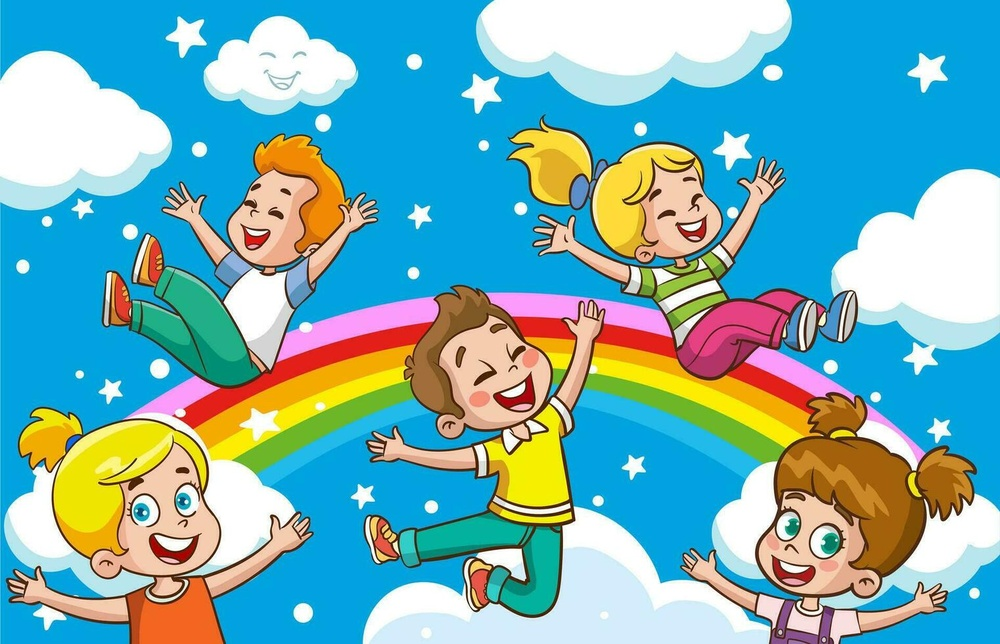
#> input picture Lession-2/children.jpg, 1000 x 644 px, shrunk from 1522 x 980 before the run, found by its file name
$ jupyter execute grayscale,threshold,blur,edge.ipynb
#> lines starting #> are read from the running program, lines starting #| are printed output that depends on the picture; after the words box and inside, x2 and y2 are one past the last pixel; in counts of white or black regions, pixels touching at a corner belong together
[cell 1]
import cv2
import matplotlib.pyplot as plt

[cell 2]
img=cv2.imread("/content/drive/MyDrive/Colab Notebooks/children.jpg")  #Load Image
#> img is the input picture: shape (644, 1000, 3); mean B, G, R 182.2, 175.5, 116.3

[cell 3]
img_rgb=cv2.cvtColor(img,cv2.COLOR_BGR2RGB)   # convert CV(BGR) to matplotlib(RGB)

[cell 4]
plt.imshow(img)  # show CV image

[cell 5]
plt.imshow(img_rgb)   # show matplotlib image
plt.axis("off")
plt.show()

[cell 6]
gray = cv2.cvtColor(img,cv2.COLOR_BGR2GRAY)  #convert in gray scale
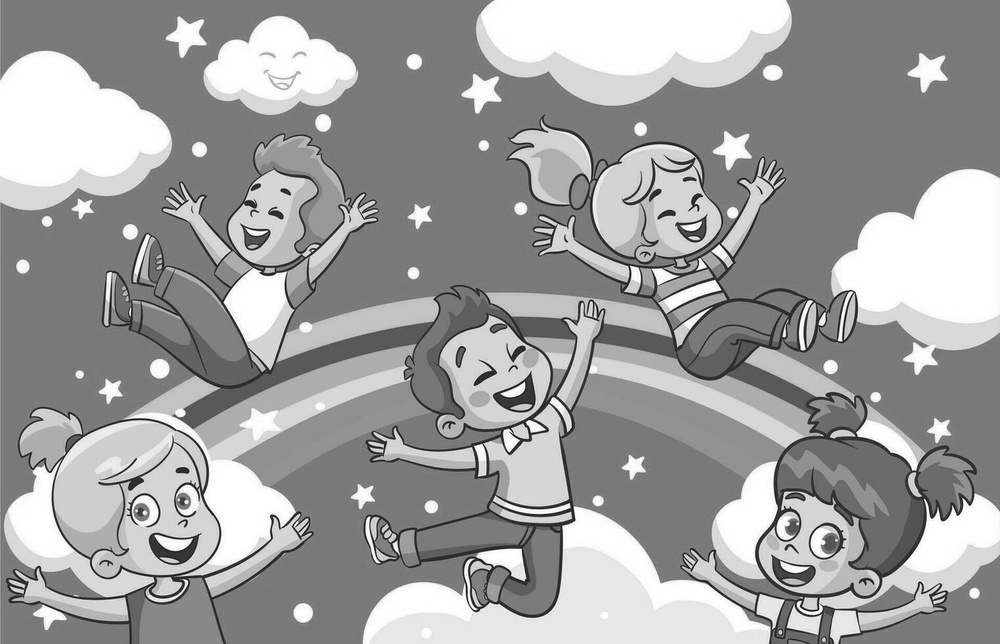
#> gray: shape (644, 1000); min 12, max 255, mean 158.6

[cell 7]
# simple Thresholding
_,thresh = cv2.threshold(gray,127,255,cv2.THRESH_BINARY)  #convert in binary
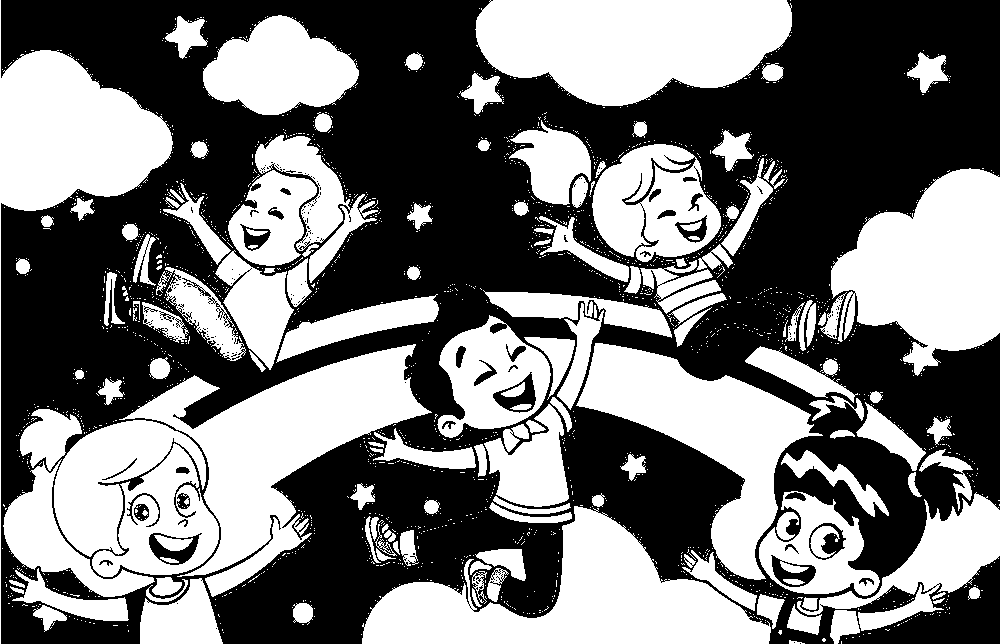
#> thresh: shape (644, 1000); 46.2% white; 2005 white regions (1860 under 20 px), largest, box (x1, y1, x2, y2) and area: (119, 344, 432, 597) 26678, (362, 506, 771, 644) 25687, (475, 0, 792, 106) 25645

[cell 8]
# Adaptive Thresholding
adaptive = cv2.adaptiveThreshold(gray,255,cv2.ADAPTIVE_THRESH_GAUSSIAN_C,cv2.THRESH_BINARY,11,1)
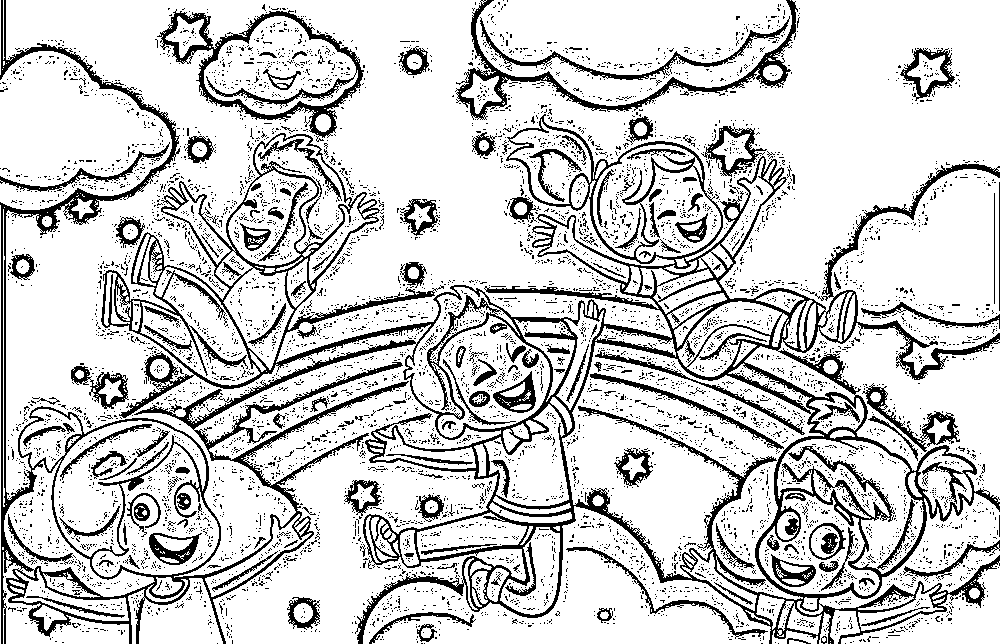
#> adaptive: shape (644, 1000); 80.9% white; 6704 black regions (6518 under 20 px), largest, box (x1, y1, x2, y2) and area: (0, 0, 1000, 644) 64616, (157, 9, 364, 142) 4233, (455, 0, 798, 120) 3637

[cell 9]
# Blur
blur_avg=cv2.blur(gray,(5,5))
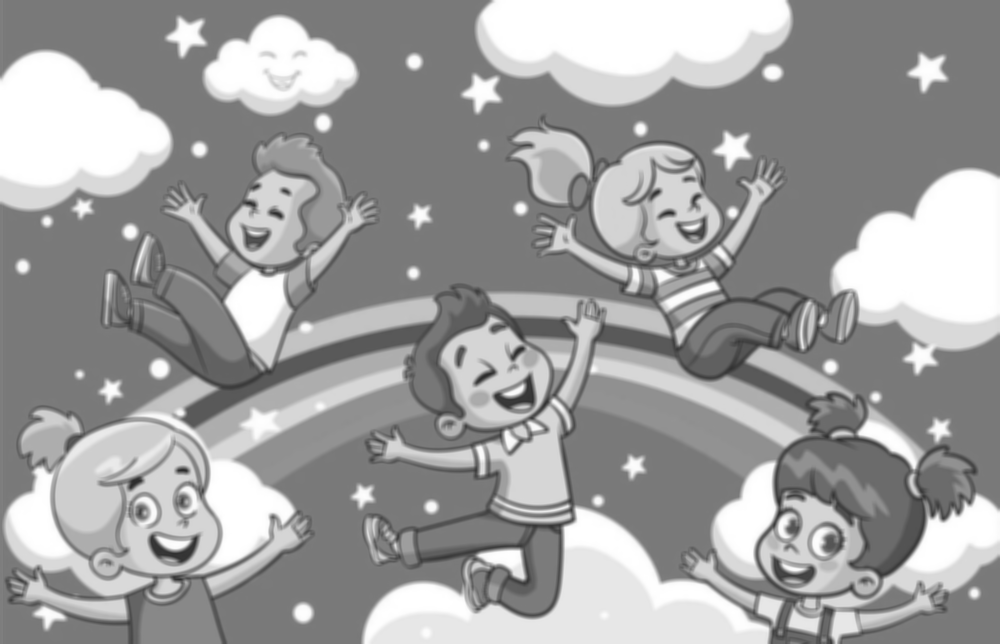
#> blur_avg: shape (644, 1000); min 44, max 255, mean 158.6
blur_gauss=cv2.GaussianBlur(gray,(5,5),0)
blur_median=cv2.medianBlur(gray,5)
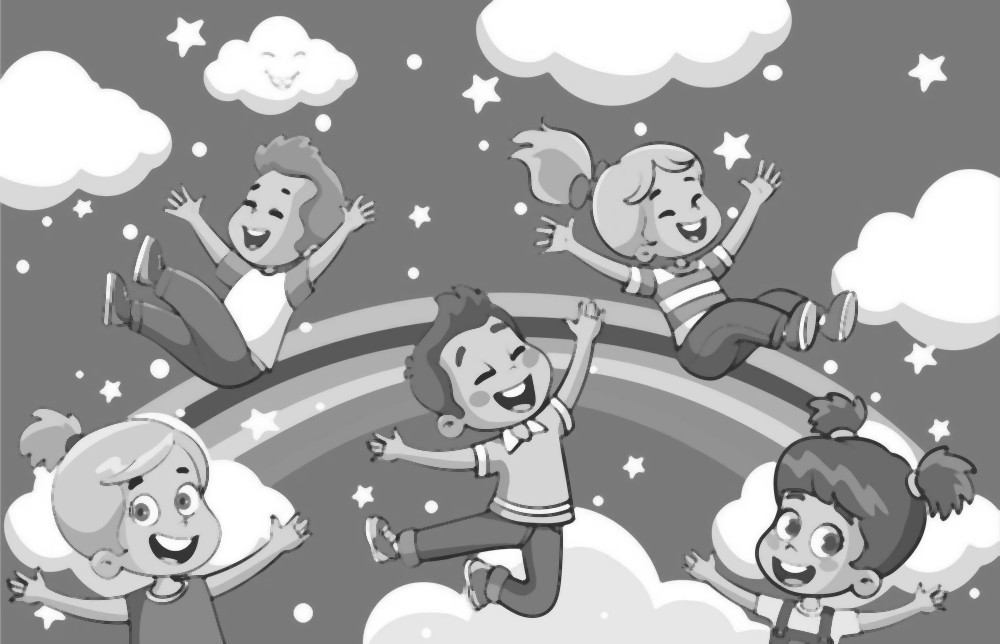
#> blur_median: shape (644, 1000); min 44, max 255, mean 160.2

[cell 10]
#Edge Detection
edges=cv2.Canny(gray,100,200)
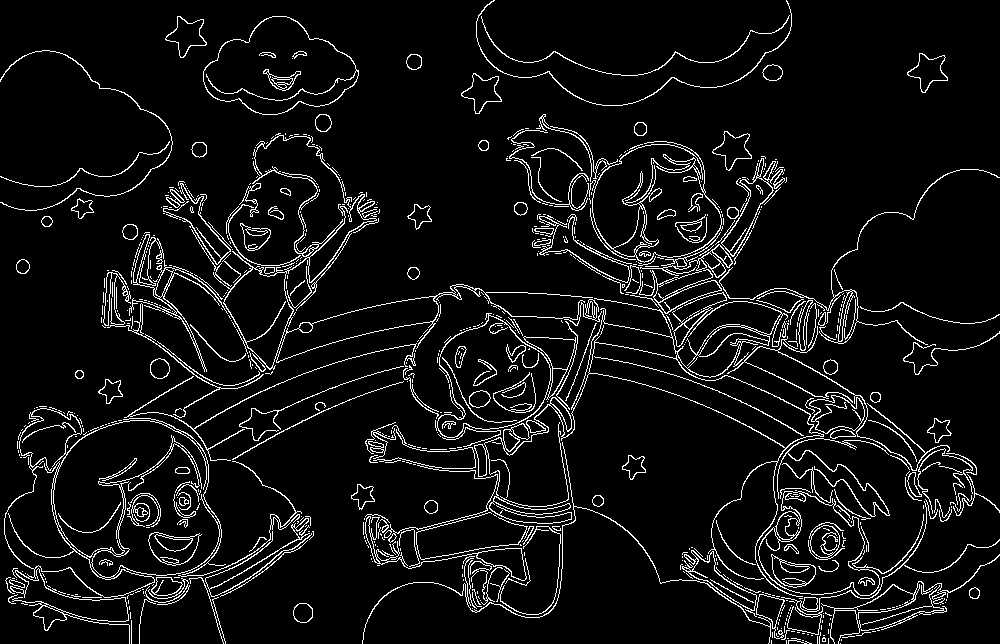
#> edges: shape (644, 1000); 6.7% white in thin lines or dots

[cell 11]
#Result
titles=['Original','Gray','Threshold','Adaptive','Blur_Avg','Blur_Gauss','Blur_Median','Edges']
images=[img_rgb,gray,thresh,adaptive,blur_avg,blur_gauss,blur_median,edges]

[cell 12]
plt.figure(figsize=(30,20))
for i in range(8):
  plt.subplot(2,4,i+1)
  if i==0:
    plt.imshow(images[i])
  else:
    plt.imshow(images[i],cmap='gray')
  plt.title(titles[i])
  plt.axis('off')
plt.show()
